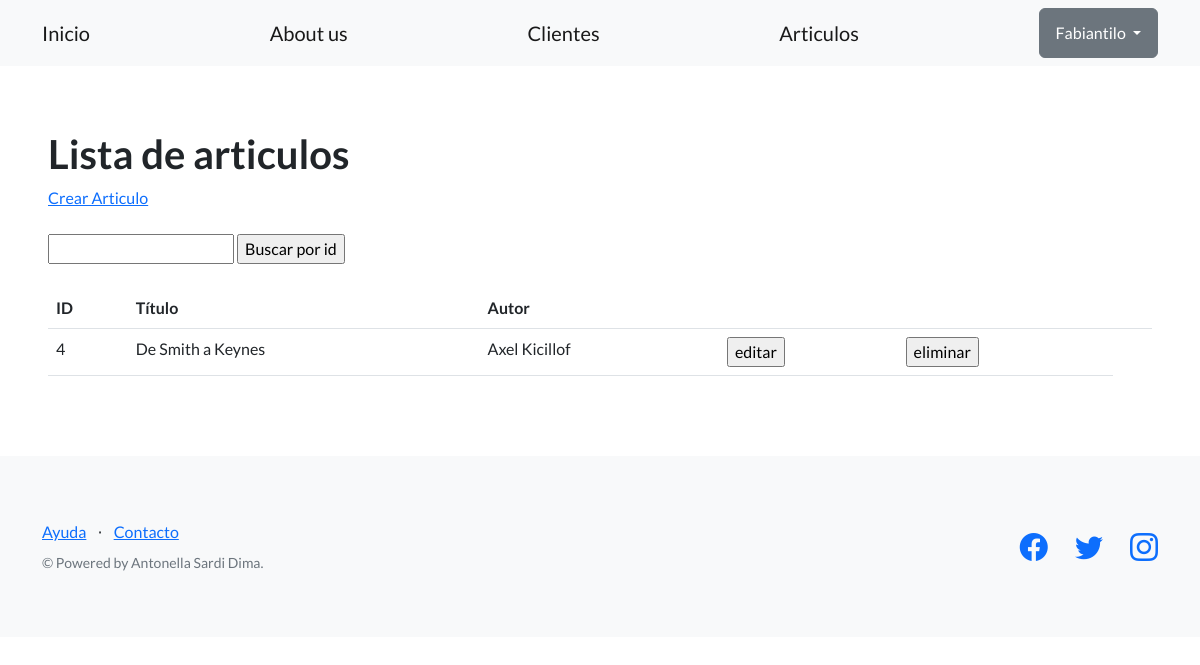
Page /home/pages/ (signed in) on the committed database.
### shop/models.py (models this page shows, shortened)
class Articulo(models.Model):
  titulo = models.CharField(max_length=256)
  cuerpo = models.CharField(default=True, max_length=256)
  autor = models.CharField(max_length=256)
  fecha = models.DateTimeField()
  creador = models.ForeignKey(User, on_delete=models.SET_NULL, null=True)

### shop/views.py (the view)
# urls.py: path('pages/', listar_articulos, name="listar-articulos"),
def listar_articulos(request):
    contexto = {
        "articulos": Articulo.objects.all(),
    }
    http_response = render(
        request=request,
        template_name='shop/listado_articulos.html',
        context=contexto,
    )
    return http_response

### shop/templates/shop/listado_articulos.html (shortened to what this page needs)
{% extends "shop/base.html" %}
{% load static %}
{% block contenido %}
<section>
    <div>
        <h1>Lista de articulos </h1>
        <a href="{% url 'crear-articulo' %}">Crear Articulo</a>
        <br><br>
        <form action="{% url 'buscar-articulo' %}" method="post">
      <input type="text" name="busqueda">
      <input type="submit" value="Buscar por id">
    </form>
    <br>
            <table class="table">
                <tbody>
                  <tr>
                    <th>ID</th>
                    <th>Título</th>
                    <th>Autor</th>
                    <th></th>
                    <th></th>
                    <th></th>
                  </tr>
                  {%for articulo in articulos%}
                  <tr>
                    <td>{{ articulo.id }}</td>
                    <td>{{ articulo.titulo }}</td>
                    <td>{{ articulo.autor }}</td>
                    <td>
                      {% if user == articulo.creador %}
                      <form action="{% url 'editar-articulo' articulo.id %}"
                        {% csrf_token %}
                        <input type="submit" value="editar"/>
                        </form
                        {% endif %}
                    </td>
                    <td>
                      {% if user == articulo.creador %}
                      <form action="{% url 'eliminar-articulo' articulo.id %}" method="post">
                        <input type="submit" value="eliminar"/>
                      </form
                      {% endif %}
                    </td>
                  </tr>
                  {% endfor %}
                </tbody>
              </table>
    </div>
</section>
{% endblock contenido %}

### shop/templates/shop/base.html (shortened to what this page needs)
{% load static %}
<!DOCTYPE html>
<html lang="en">
    <head>
        <link href="https://cdn.jsdelivr.net/npm/bootstrap-icons@1.5.0/font/bootstrap-icons.css" rel="stylesheet" type="text/css" />
        <link href="{% static 'mysite/css/styles.css' %}" rel="stylesheet" />
    </head>
    <body>
        <nav class="navbar navbar-light bg-light static-top">
            <div class="container">
                <a class="navbar-brand" href="{% url 'inicio' %}">Inicio</a>
                <a class="navbar-brand" href="{% url 'presentacion' %}">About us</a>
                <a class="navbar-brand" href="{% url 'ver-clientes' %}">Clientes</a>
                <a class="navbar-brand" href="{% url 'listar-articulos' %}">Articulos</a>
                {% if user.is_authenticated %}
                <div class="dropdown">
                    <button class="btn btn-secondary dropdown-toggle" type="button" id="dropdownMenuButton1" data-bs-toggle="dropdown" aria-expanded="false">
                        <div style="display: inline-flex;">
                            <span>{{ user.username }}</span>
                        </div>
                    </button>
                    </div>
                </div>                {% else %}
                <a class="btn btn-success" href="{% url 'login' %}">Inicio sesión</a>
                <a class="btn btn-info" href="{% url 'signup' %}">Registro</a>
                {% endif %}
        </nav>
        <section style="padding:4rem 3rem;">
            {% block contenido %}
            {% endblock contenido %}
        </section>
        <footer class="footer bg-light">
            <div class="container">
                <div class="row">
                    <div class="col-lg-6 h-100 text-center text-lg-start my-auto">
                        <ul class="list-inline mb-2">
                            <li class="list-inline-item"><a href="#!">Ayuda</a></li>
                            <li class="list-inline-item">⋅</li>
                            <li class="list-inline-item"><a href="#!">Contacto</a></li>
                        </ul>
                        <p class="text-muted small mb-4 mb-lg-0">&copy; Powered by Antonella Sardi Dima.</p>
                    </div>
                    <div class="col-lg-6 h-100 text-center text-lg-end my-auto">
                        <ul class="list-inline mb-0">
                            <li class="list-inline-item me-4">
                                <a href="#!"><i class="bi-facebook fs-3"></i></a>
                            </li>
                            <li class="list-inline-item me-4">
                                <a href="#!"><i class="bi-twitter fs-3"></i></a>
                            </li>
                            <li class="list-inline-item">
                                <a href="https://www.instagram.com/"><i class="bi-instagram fs-3"></i></a>
                            </li>
                        </ul>
                    </div>
                </div>
            </div>
        </footer>
    </body>
</html>

### rows in the picture
Articulo: id "4", titulo "De Smith a Keynes", autor "Axel Kicillof"

### other values in the picture
{{ user.username }} "Fabiantilo"
